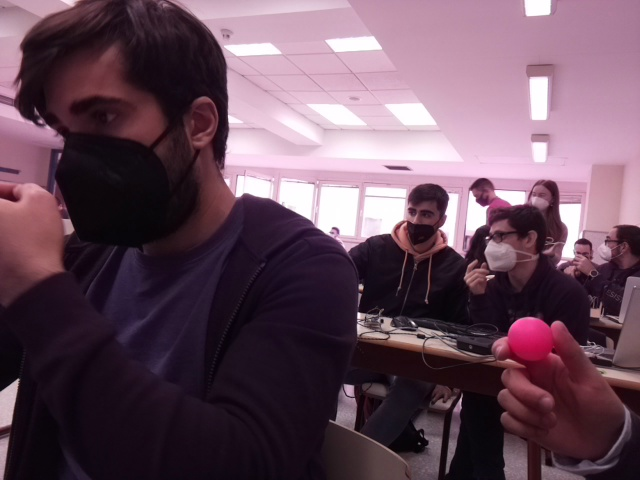
#> input picture scripts/im22age.jpg, 640 x 480 px, given in place of the camera
$ python sliders_hsv.py
#> lines starting #> are read from the running program, lines starting #| are printed output that depends on the picture; after the words box and inside, x2 and y2 are one past the last pixel; in counts of white or black regions, pixels touching at a corner belong together
import cv2
import numpy as np

def callback(x):
    pass

cap = cv2.VideoCapture("/dev/video0")
cv2.namedWindow('image')

ilowH = 160
ihighH = 175

ilowS = 100
ihighS = 255
ilowV = 20
ihighV = 255

# create trackbars for color change
cv2.createTrackbar('lowH','image',ilowH,179,callback)
cv2.createTrackbar('highH','image',ihighH,179,callback)

cv2.createTrackbar('lowS','image',ilowS,255,callback)
cv2.createTrackbar('highS','image',ihighS,255,callback)

cv2.createTrackbar('lowV','image',ilowV,255,callback)
cv2.createTrackbar('highV','image',ihighV,255,callback)

elowH = 0
ehighH = 10
elowS = 100
ehighS = 255
elowV = 10
ehighV = 255

# create trackbars for color change
cv2.createTrackbar('elowH','image',elowH,179,callback)
cv2.createTrackbar('ehighH','image',ehighH,179,callback)

cv2.createTrackbar('elowS','image',elowS,255,callback)
cv2.createTrackbar('ehighS','image',ehighS,255,callback)

cv2.createTrackbar('elowV','image',elowV,255,callback)
cv2.createTrackbar('ehighV','image',ehighV,255,callback)

while True:
    # grab the frame
    ret, frame = cap.read()
#> frame is the input picture: shape (480, 640, 3); mean B, G, R 90.5, 75.6, 102.2

    # get trackbar positions
    ilowH = cv2.getTrackbarPos('lowH', 'image')
    ihighH = cv2.getTrackbarPos('highH', 'image')
    ilowS = cv2.getTrackbarPos('lowS', 'image')
    ihighS = cv2.getTrackbarPos('highS', 'image')
    ilowV = cv2.getTrackbarPos('lowV', 'image')
    ihighV = cv2.getTrackbarPos('highV', 'image')

    elowH = cv2.getTrackbarPos('elowH', 'image')
    ehighH = cv2.getTrackbarPos('ehighH', 'image')
    elowS = cv2.getTrackbarPos('elowS', 'image')
    ehighS = cv2.getTrackbarPos('ehighS', 'image')
    elowV = cv2.getTrackbarPos('elowV', 'image')
    ehighV = cv2.getTrackbarPos('ehighV', 'image')

    hsv = cv2.cvtColor(frame, cv2.COLOR_BGR2HSV)
#> hsv: shape (480, 640, 3); mean H, S, V 155.9, 102, 103
    lower_hsv = np.array([ilowH, ilowS, ilowV])
    higher_hsv = np.array([ihighH, ihighS, ihighV])
    lower_hsv2 = np.array([elowH, elowS, elowV])
    higher_hsv2 = np.array([ehighH, ehighS, ehighV])
    mask = cv2.inRange(hsv, lower_hsv, higher_hsv)
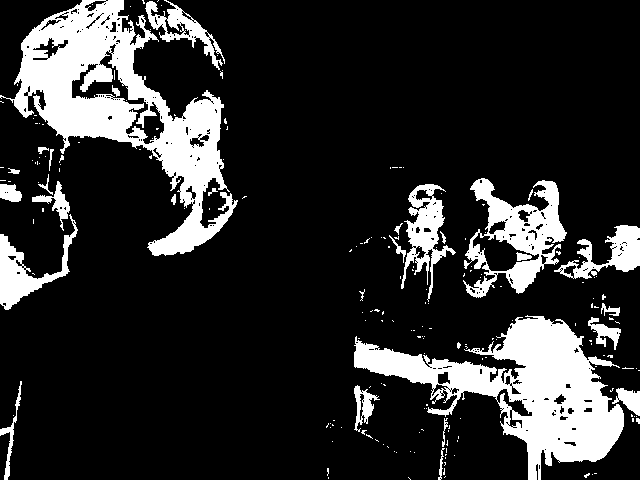
#> mask: shape (480, 640); 17.4% white; 200 white regions (171 under 20 px), largest, box (x1, y1, x2, y2) and area: (0, 0, 238, 256) 19760, (354, 315, 624, 480) 16817, (463, 178, 567, 298) 5212
    mask2 = cv2.inRange(hsv, lower_hsv2, higher_hsv2)
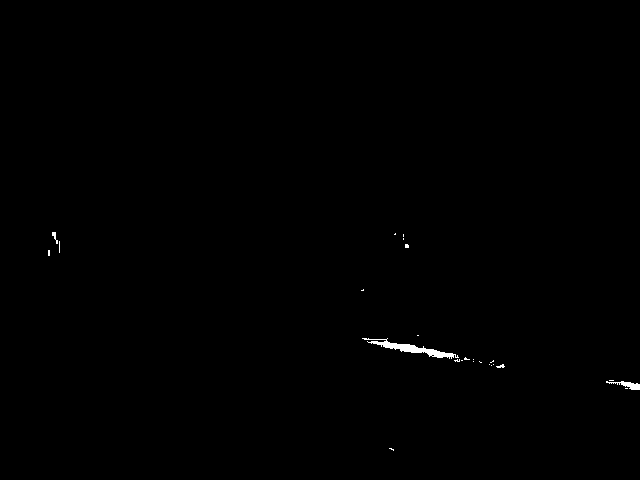
#> mask2: shape (480, 640); 0.26% white; 25 white regions (21 under 20 px), largest, box (x1, y1, x2, y2) and area: (362, 338, 459, 359) 521, (606, 381, 640, 390) 133, (52, 232, 58, 244) 31, (496, 364, 505, 368) 21

    mask = mask + mask2
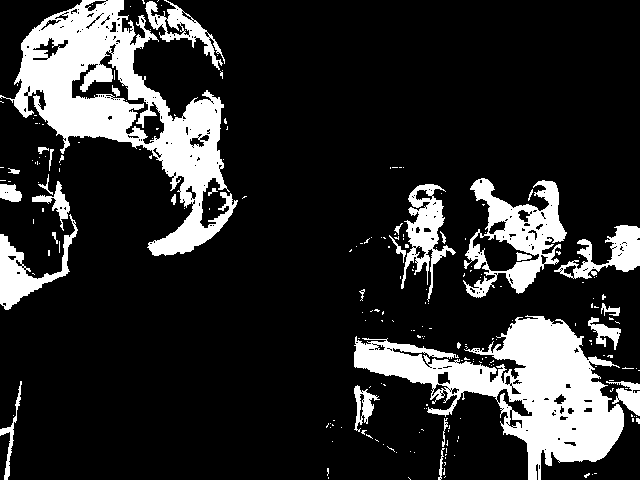
#> mask: shape (480, 640); 17.7% white; 216 white regions (186 under 20 px), largest, box (x1, y1, x2, y2) and area: (0, 0, 238, 256) 19760, (354, 315, 624, 480) 17371, (463, 178, 567, 298) 5212

    frame = cv2.bitwise_and(frame, frame, mask=mask)
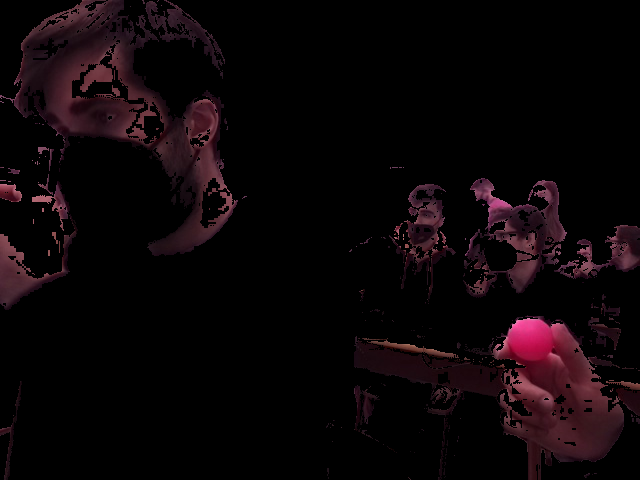
#> frame: shape (480, 640, 3); mean B, G, R 7.2, 5.1, 11.8

    # show thresholded image
    cv2.imshow('image', frame)
    k = cv2.waitKey(10) & 0xFF # large wait time to remove freezing
#> (key Esc is pressed here)
    if k == 113 or k == 27:
        break


cv2.destroyAllWindows()
cap.release()
